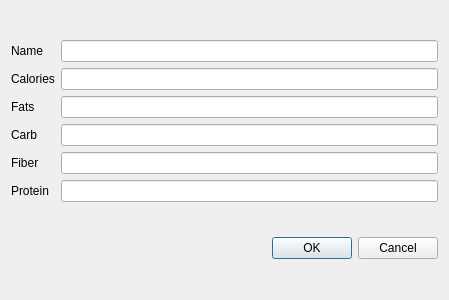
<?xml version="1.0" encoding="UTF-8"?>
<ui version="4.0">
 <class>DialogItem</class>
 <widget class="QDialog" name="DialogItem">
  <property name="geometry">
   <rect>
    <x>0</x>
    <y>0</y>
    <width>449</width>
    <height>300</height>
   </rect>
  </property>
  <property name="windowTitle">
   <string>Dialog</string>
  </property>
  <layout class="QVBoxLayout" name="verticalLayout_2" stretch="5,0">
   <item>
    <layout class="QGridLayout" name="gridLayout">
     <item row="2" column="0">
      <widget class="QLabel" name="labelFats">
       <property name="text">
        <string>Fats</string>
       </property>
      </widget>
     </item>
     <item row="3" column="0">
      <widget class="QLabel" name="labelCarb">
       <property name="text">
        <string>Carb</string>
       </property>
      </widget>
     </item>
     <item row="0" column="1">
      <widget class="QLineEdit" name="lineEditName"/>
     </item>
     <item row="1" column="1">
      <widget class="QLineEdit" name="lineEditCalories"/>
     </item>
     <item row="4" column="0">
      <widget class="QLabel" name="labelFiber">
       <property name="text">
        <string>Fiber</string>
       </property>
      </widget>
     </item>
     <item row="2" column="1">
      <widget class="QLineEdit" name="lineEditFats"/>
     </item>
     <item row="1" column="0">
      <widget class="QLabel" name="labelCalories">
       <property name="text">
        <string>Calories</string>
       </property>
      </widget>
     </item>
     <item row="0" column="0">
      <widget class="QLabel" name="labelName">
       <property name="text">
        <string>Name</string>
       </property>
      </widget>
     </item>
     <item row="4" column="1">
      <widget class="QLineEdit" name="lineEditFiber"/>
     </item>
     <item row="3" column="1">
      <widget class="QLineEdit" name="lineEditCarb"/>
     </item>
     <item row="5" column="0">
      <widget class="QLabel" name="labelProtein">
       <property name="text">
        <string>Protein</string>
       </property>
      </widget>
     </item>
     <item row="5" column="1">
      <widget class="QLineEdit" name="lineEditProtein"/>
     </item>
    </layout>
   </item>
   <item>
    <widget class="QDialogButtonBox" name="buttonBox">
     <property name="standardButtons">
      <set>QDialogButtonBox::Cancel|QDialogButtonBox::Ok</set>
     </property>
    </widget>
   </item>
  </layout>
 </widget>
 <resources/>
 <connections/>
</ui>
